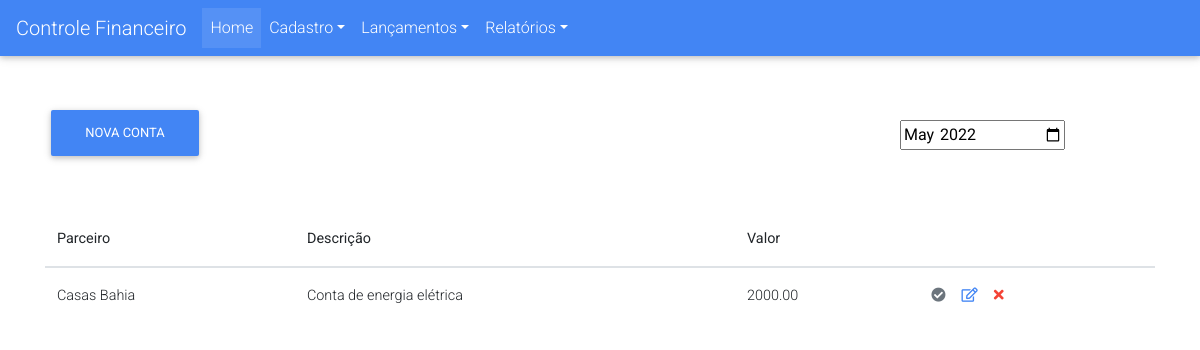
The page /contas/movimento on the database its author committed.
### tables this page shows
CREATE TABLE `conta` (
  `id` int(11) NOT NULL,
  `parceiro` varchar(100) NOT NULL,
  `descricao` varchar(150) NOT NULL,
  `valor` decimal(8,2) NOT NULL,
  `mes` tinyint(4) NOT NULL,
  `ano` smallint(6) NOT NULL,
  `tipo` varchar(8) NOT NULL,
  `liquidada` tinyint(4) NOT NULL DEFAULT 0,
  `created_at` timestamp NOT NULL DEFAULT current_timestamp()
);

### application/controllers/Contas.php (called while the page is built, shortened)
<?php
class Contas extends MY_Controller{
    public function movimento($mes = 0, $ano = 0) {
        $this->defineMonth($mes, $ano);
        $v['lista'] = $this->conta->lista('mista', $mes, $ano);
    }
}

### index.php (called while the page is built, shortened)
<?php
require_once BASEPATH.'core/CodeIgniter.php';

### application/libraries/util/CI_Object.php (called while the page is built)
<?php
class CI_Object{
	public function __get($key) {
		return get_instance()->$key;
   }
}

### application/libraries/Conta.php (called while the page is built, shortened)
<?php
include_once APPPATH.'libraries/util/CI_Object.php';
class Conta extends CI_Object {
    public function lista($tipo, $mes = 0, $ano = 0) {
        $data = ['mes' => $mes, 'ano' => $ano];
        $res = $this->db->get_where('conta', $data);
        return $res->result_array();
    }
}

### application/models/ContasModel.php (the view, shortened to what this page needs)
<?php
include_once APPPATH.'libraries/component/Table.php';
class ContasModel extends CI_Model{
    public function lista($tipo, $mes, $ano) {
        $v = $this->bill->lista($tipo, $mes, $ano);
        $data = [];
        foreach ($v as $row) {
            $aux['parceiro'] = $row['parceiro'];
            $aux['descricao'] = $row['descricao'];
            $aux['valor'] = $row['valor'];
            $aux['btn'] = $this->getActionButton($row);
            $data[] = $aux;
        }
        $label = ['Parceiro', 'Descrição', 'Valor', ''];
        $table = new Table($data, $label);
        return $table->getHTML();
    }
    private function getActionButton($row) {
        $cor = $row['liquidada'] % 2 ? 'green-text' : 'text-muted';
        $html = '<a><i id="'.$row['id'].'"class="fas fa-check-circle mr-3 '.$cor.' pay_btn"></i></a>';
        $html .= '<a><i id="'.$row['id'].'"class="far fa-edit mr-3 text-primary edit_btn"></i></a>';
        $html .= '<a><i id="'.$row['id'].'" class="fas fa-times red-text delete_btn"></i></a>';
        return $html;
    }
}

### application/libraries/component/Table.php
<?php
class Table {
    private $data;
    private $label;
    function __construct(array $data, array $label) {
        $this->label = $label;
        $this->data = $data;
    }
    private function header() {
        $html = '<thead><tr>';
        foreach ($this->label as $col) {
            $html .= '<th scope="col">'.$col.'</th>';
        }
        $html .= '</tr></thead>';
        return $html;
    }
    private function body() {
        $html = '<tbody>'.
                $this->rows().
                '</tbody>';
        return $html;
    }
    private function rows() {
        $html = ''; $i = 0;
        foreach ($this->data as $row) {
            $html .= '<tr>';
            foreach ($row as $col) {
                $html .= '<td>'. $col .'</td>';
            }
            $html .= '</tr>';
        }
        return $html;
    }
    public function getHTML() {
        $html = '<table class="table">'.
                $this->header().
                $this->body().
                '</table>';
        return $html;
    }
}

### rows shown on the page
conta: parceiro "Casas Bahia", descricao "Conta de energia elétrica", valor "2000.00", liquidada 0 (drawn)

### other values the page prints
$col "Parceiro"
$col "Descrição"
$col "Valor"
